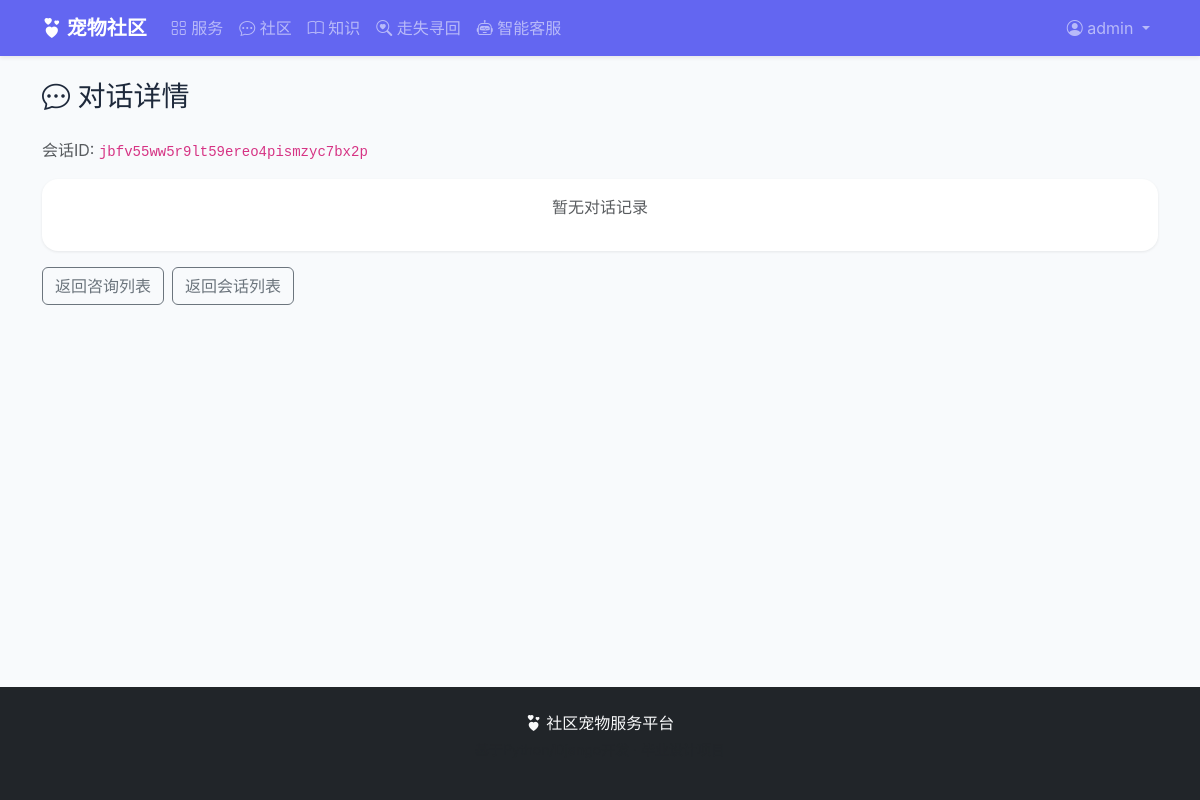
Page /chatbot/admin/chats/jbfv55ww5r9lt59ereo4pismzyc7bx2p/ (signed in) on the earlier database version.
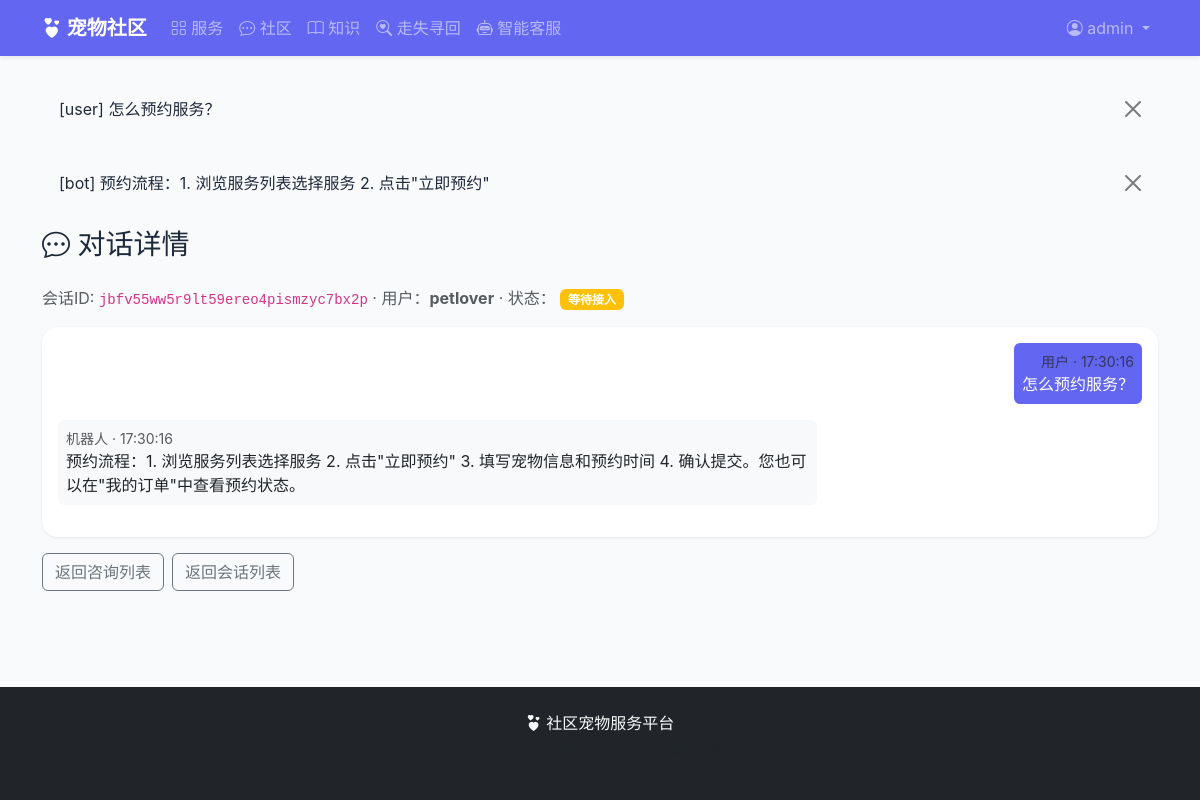
Same page on the later database version.
### chatbot/models.py (models this page shows)
class ChatMessage(models.Model):
    ROLE_CHOICES = (
        ('user', '用户'),
        ('bot', '机器人'),
        ('agent', '人工客服'),
    )
    session_key = models.CharField('会话标识', max_length=64, db_index=True)
    user = models.ForeignKey(settings.AUTH_USER_MODEL, on_delete=models.CASCADE,
                             null=True, blank=True, related_name='chat_messages', verbose_name='用户')
    role = models.CharField('角色', max_length=10, choices=ROLE_CHOICES)
    content = models.TextField('内容')
    created_at = models.DateTimeField('发送时间', auto_now_add=True)
    class Meta:
        verbose_name = '对话记录'
        verbose_name_plural = '对话记录'
        ordering = ['created_at']
    def __str__(self):
        return f'[{self.role}] {self.content[:30]}'

class ManualRequest(models.Model):
    STATUS_CHOICES = (
        ('pending', '等待接入'),
        ('active', '咨询中'),
        ('closed', '已结束'),
    )
    user = models.ForeignKey(settings.AUTH_USER_MODEL, on_delete=models.CASCADE,
                             related_name='manual_requests', verbose_name='用户')
    session_key = models.CharField('会话标识', max_length=64)
    status = models.CharField('状态', max_length=10, choices=STATUS_CHOICES, default='pending')
    created_at = models.DateTimeField('发起时间', auto_now_add=True)
    closed_at = models.DateTimeField('结束时间', null=True, blank=True)
    class Meta:
        verbose_name = '人工咨询'
        verbose_name_plural = '人工咨询'
        ordering = ['-created_at']

### accounts/models.py (models this page shows, shortened)
class User(AbstractUser):
    ROLE_CHOICES = (
        ('owner', '宠物主人'),
        ('provider', '服务商家'),
        ('admin', '系统管理员'),
    )
    role = models.CharField('角色', max_length=10, choices=ROLE_CHOICES, default='owner')
    phone = models.CharField('手机号', max_length=11, blank=True)
    avatar = models.ImageField('头像', upload_to='avatars/', blank=True)
    address = models.CharField('地址', max_length=200, blank=True)
    bio = models.TextField('个人简介', max_length=500, blank=True)
    created_at = models.DateTimeField('注册时间', auto_now_add=True)
    class Meta:
        verbose_name = '用户'
        verbose_name_plural = '用户'
    @property
    def is_provider(self):
        return self.role == 'provider'
    @property
    def is_admin_role(self):
        return self.role == 'admin'

### chatbot/views.py (the view)
# urls.py: path('admin/chats/<str:session_key>/', views.admin_chat_detail, name='admin_chat_detail'),
@login_required
def admin_chat_detail(request, session_key):
    if not request.user.is_admin_role:
        messages.error(request, '仅管理员可访问')
        return redirect('index')
    msgs = ChatMessage.objects.filter(session_key=session_key).order_by('created_at')
    manual_req = ManualRequest.objects.filter(session_key=session_key).first()
    return render(request, 'chatbot/admin_chat_detail.html', {
        'messages': msgs,
        'session_key': session_key,
        'manual_req': manual_req,
    })

### templates/chatbot/admin_chat_detail.html (shortened to what this page needs)
{% extends 'base.html' %}
{% block content %}
<h3 class="mb-4"><i class="bi bi-chat-dots"></i> 对话详情</h3>
<p class="text-muted">会话ID: <code>{{ session_key }}</code>
    {% if manual_req %}
        · 用户：<strong>{{ manual_req.user.username }}</strong>
        · 状态：
        {% if manual_req.status == 'active' %}<span class="badge bg-success">咨询中</span>
        {% elif manual_req.status == 'pending' %}<span class="badge bg-warning">等待接入</span>
        {% else %}<span class="badge bg-secondary">已结束</span>{% endif %}
    {% endif %}
</p>
<div class="card">
    <div class="card-body" style="max-height:500px;overflow-y:auto" id="chatBox">
        {% for msg in messages %}
        <div class="mb-3 {% if msg.role == 'user' %}text-end{% endif %}">
            <div class="d-inline-block p-2 rounded {% if msg.role == 'user' %}bg-primary text-white{% elif msg.role == 'bot' %}bg-light{% else %}bg-warning bg-opacity-25{% endif %}" style="max-width:70%">
                <small class="text-muted d-block">
                    {% if msg.role == 'user' %}用户{% elif msg.role == 'bot' %}机器人{% else %}人工客服{% endif %}
                    · {{ msg.created_at|date:"H:i:s" }}
                </small>
                {{ msg.content }}
            </div>
        </div>
        {% empty %}
        <p class="text-center text-muted">暂无对话记录</p>
        {% endfor %}
    </div>
</div>
<div class="mt-3 d-flex gap-2">
    <a href="{% url 'chatbot:admin_manual' %}" class="btn btn-outline-secondary">返回咨询列表</a>
    <a href="{% url 'chatbot:admin_chats' %}" class="btn btn-outline-secondary">返回会话列表</a>
</div>
{% endblock %}

### templates/base.html (shortened to what this page needs)
{% load static %}
<!DOCTYPE html>
<html lang="zh-CN">
<head>
    <link href="{% static 'css/bootstrap.min.css' %}" rel="stylesheet">
    <link href="{% static 'css/bootstrap-icons.css' %}" rel="stylesheet">
    <link href="{% static 'css/style.css' %}" rel="stylesheet">
</head>
<body>
<nav class="navbar navbar-expand-lg navbar-dark bg-primary sticky-top shadow-sm">
    <div class="container">
        <a class="navbar-brand fw-bold" href="{% url 'index' %}">
            <i class="bi bi-hearts"></i> 宠物社区
        </a>
        <div class="collapse navbar-collapse" id="navMain">
            <ul class="navbar-nav me-auto">
                <li class="nav-item">
                    <a class="nav-link" href="{% url 'services:service_list' %}"><i class="bi bi-grid"></i> 服务</a>
                </li>
                <li class="nav-item">
                    <a class="nav-link" href="{% url 'community:post_list' %}"><i class="bi bi-chat-dots"></i> 社区</a>
                </li>
                <li class="nav-item">
                    <a class="nav-link" href="{% url 'knowledge:article_list' %}"><i class="bi bi-book"></i> 知识</a>
                </li>
                <li class="nav-item">
                    <a class="nav-link" href="{% url 'community:lost_list' %}"><i class="bi bi-search-heart"></i> 走失寻回</a>
                </li>
                <li class="nav-item">
                    <a class="nav-link" href="{% url 'chatbot:chat' %}"><i class="bi bi-robot"></i> 智能客服</a>
                </li>
            </ul>
            <ul class="navbar-nav">
                {% if user.is_authenticated %}
                <li class="nav-item dropdown">
                    <a class="nav-link dropdown-toggle" href="#" data-bs-toggle="dropdown">
                        <i class="bi bi-person-circle"></i> {{ user.username }}
                    </a>
                </li>
                {% else %}
                <li class="nav-item"><a class="nav-link" href="{% url 'accounts:login' %}">登录</a></li>
                <li class="nav-item"><a class="nav-link" href="{% url 'accounts:register' %}">注册</a></li>
                {% endif %}
            </ul>
        </div>
    </div>
</nav>
<main class="container py-4">
    {% if messages %}
    {% for msg in messages %}
    <div class="alert alert-{{ msg.tags }} alert-dismissible fade show">
        {{ msg }}
        <button type="button" class="btn-close" data-bs-dismiss="alert"></button>
    </div>
    {% endfor %}
    {% endif %}
    {% block content %}{% endblock %}
</main>
<footer class="bg-dark text-light py-4 mt-5">
    <div class="container text-center">
        <p class="mb-1"><i class="bi bi-hearts"></i> 社区宠物服务平台</p>
        <p class="text-muted small">基于Python/Django开发 · 毕业设计项目</p>
    </div>
</footer>
</body>
</html>

Differences in the rows shown:
added ChatMessage: role+content "[user] 怎么预约服务？", shows "用户", created_at "17:30:16", content "怎么预约服务？"
added ChatMessage: role+content "[bot] 预约流程：1. 浏览服务列表选择服务 2. 点击\"立即预约\"", shows "机器人", created_at "17:30:16", content "预约流程：1. 浏览服务列表选择服务 2. 点击\"立即预约\" 3. 填写宠物信息和预约时间 4. 确认提交。您也可以在\"我的订单\"中查看预约状态。"
added ManualRequest: user.username "petlover"
Other differences:
text no longer shown: "暂无对话记录"
text now shown: "· 用户： · 状态： 等待接入"
